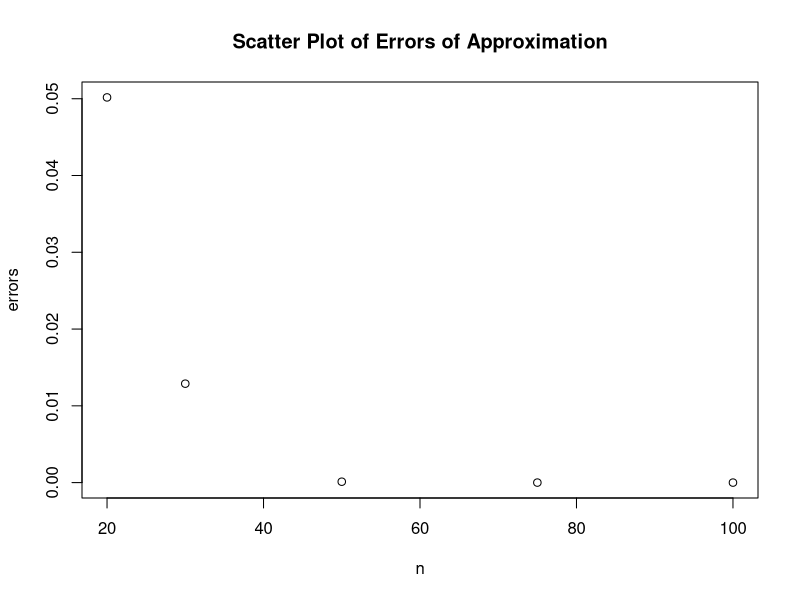
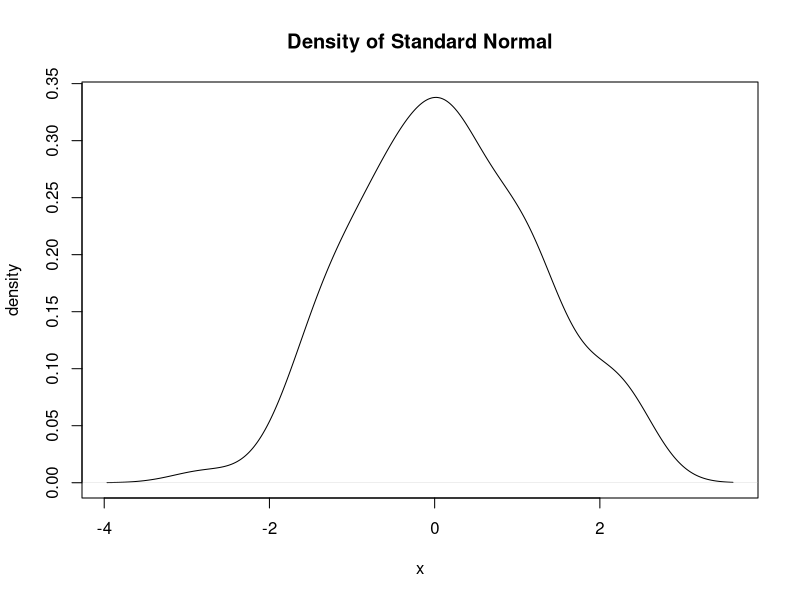
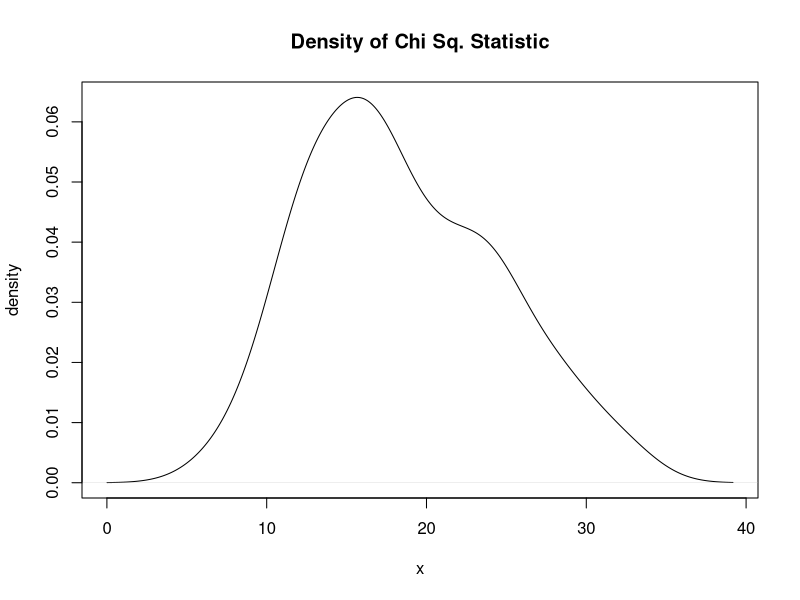
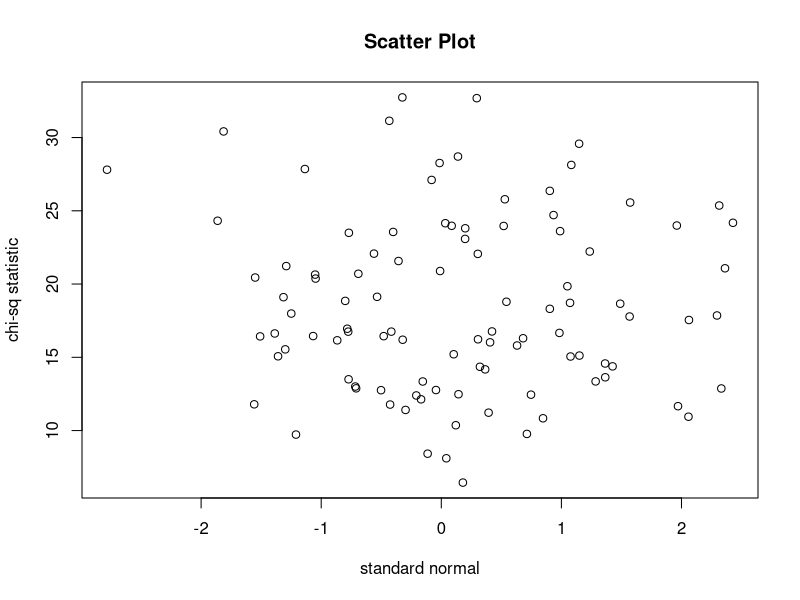
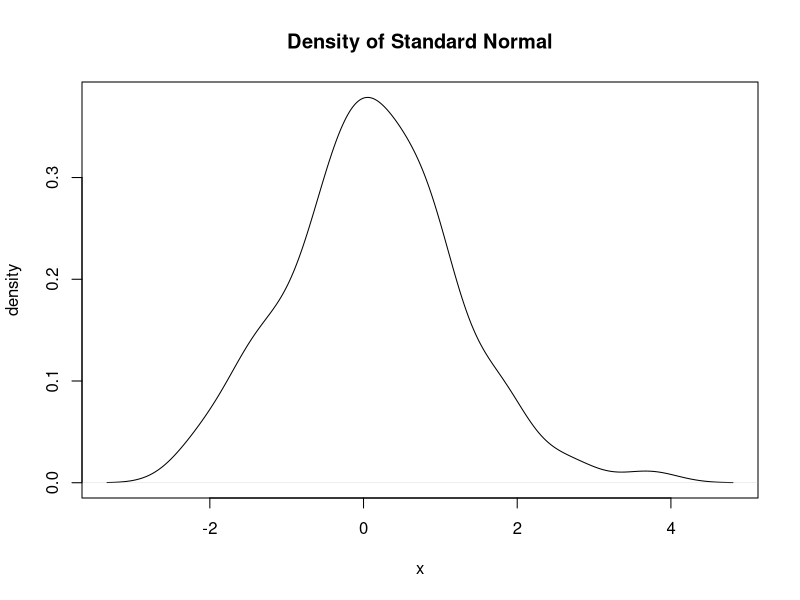
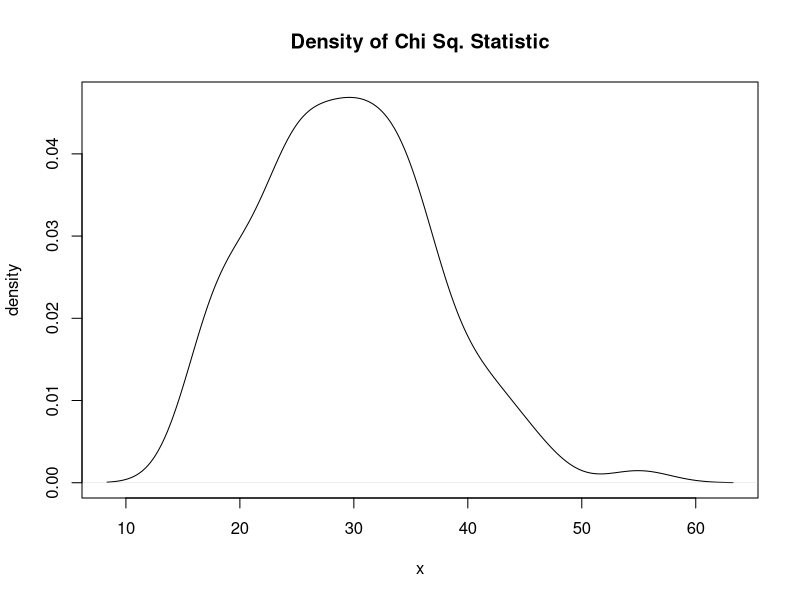
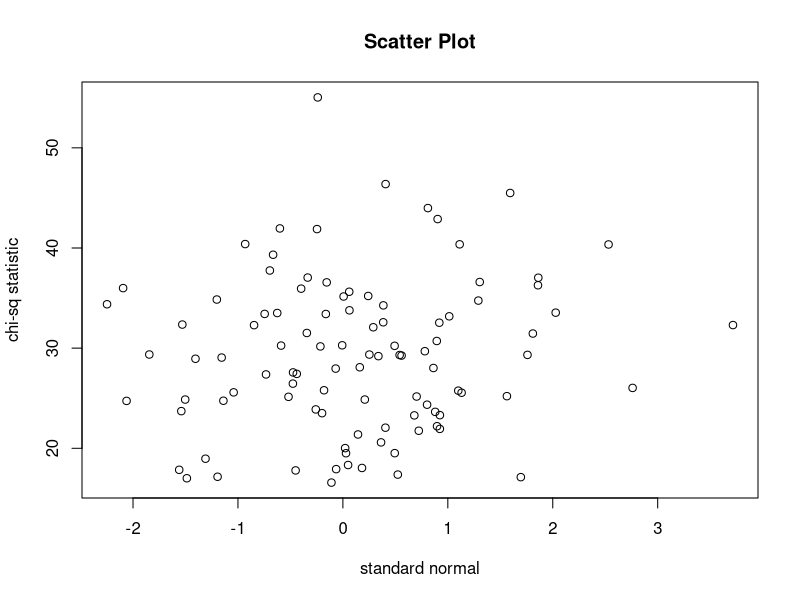
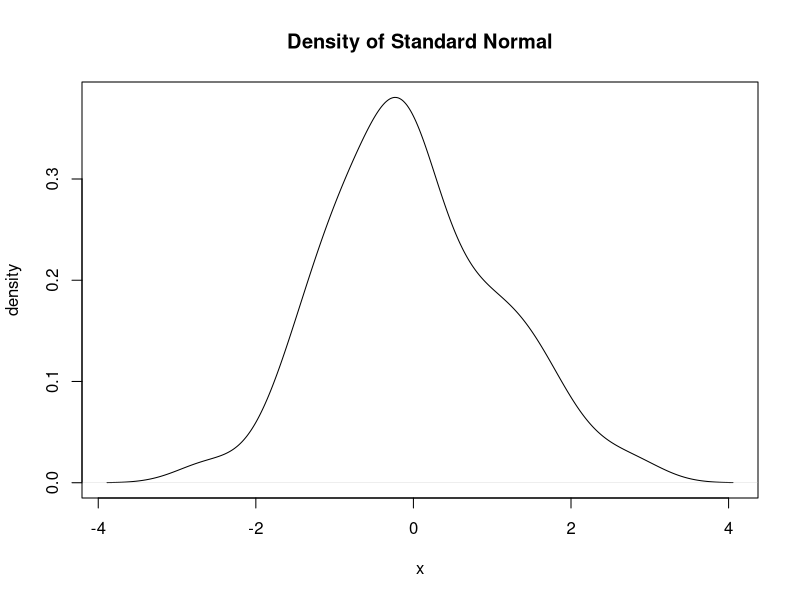

Reproduce these figures in R, in order.
## ---- chunk 1
## P(N <= 8.25)
pbinom(q = 8.25, size = 20, prob = 0.4, lower.tail = TRUE)
## ---- chunk 2
## P(N <= 8.25)
pbinom(q = 8.25, size= 30, prob = 0.4, lower.tail = TRUE )
## ---- chunk 3
## P(N <= 8.25)
pbinom(q = 8.25, size = 50, prob = 0.4, lower.tail = TRUE)
## ---- chunk 4
## P(N <= 8.25)
pbinom(q = 8.25, size = 75, prob = 0.4, lower.tail = TRUE)
## ---- chunk 5
## P(N <= 8.25)
pbinom(q = 8.25, size = 100, prob = 0.4, lower.tail = TRUE)
## ---- chunk 6
##P(N <= 8.25)
pnorm(0.114108866147, mean = 0, sd = 1, lower.tail = TRUE)
## ---- chunk 7
##P(N <= 8.25)
pnorm(-1.39754248594, mean = 0, sd = 1, lower.tail = TRUE)
## ---- chunk 8
##P(N <= 8.25)
pnorm(-3.39193283149, mean = 0, sd = 1, lower.tail = TRUE)
## ---- chunk 9
##P(N <= 8.25)
pnorm(-5.1265241636, mean = 0, sd = 1, lower.tail = TRUE)
## ---- chunk 10
##P(N <= 8.25)
pnorm(-6.48094161111, mean = 0, sd = 1, lower.tail = TRUE)
## ---- chunk 11

plot(x = c(20,30,50,75,100), y = c(0.050174, 0.012886, 0.000116, 1.293090*10^-7, 4.503285*10^-11), xlab = "n", ylab = "errors", main = "Scatter Plot of Errors of Approximation")

## ---- chunk 12

zs <- c()
for (i in 1:100){
  smpl <- rnorm(n = 20, mean = 2, sd = 3)
  z <- (mean(smpl)-2)/(3/sqrt(20))
  zs <- c(zs,z)}

plot(density(zs), xlab = "x", ylab = "density", main = "Density of Standard Normal")
## ---- chunk 13
chi <- c()
for (i in 1:100){
  smple <- rnorm(n = 20, mean = 2, sd = 3)
  chitst <- ((20 - 1) * var(smple))/(3**2)
  chi <- c(chi, chitst)}

plot(density(chi), xlab = "x", ylab = "density", main = "Density of Chi Sq. Statistic")

## ---- chunk 14

plot(x = zs, y = chi, xlab = "standard normal", ylab = "chi-sq statistic", main = "Scatter Plot")
## ---- chunk 15

z30 <- c()
for (i in 1:100){
  smpl30 <- rnorm(n = 30, mean = 2, sd = 3)
  
  zs30 <- (mean(smpl30)-2)/(3/sqrt(30))
  
  z30 <- c(z30,zs30)}

plot(density(z30), xlab = "x", ylab = "density", main = "Density of Standard Normal")

## ---- chunk 16

chi30 <- c()
for (i in 1:100){
  smpl30 <- rnorm(n = 30, mean = 2, sd = 3)
  chitst30 <- ((30 - 1) * var(smpl30))/(3**2)
  chi30 <- c(chi30, chitst30)}
  
plot(density(chi30), xlab = "x", ylab = "density", main = "Density of Chi Sq. Statistic")

## ---- chunk 17

plot(x = z30, y = chi30, xlab = "standard normal", ylab = "chi-sq statistic", main = "Scatter Plot")

## ---- chunk 18


z50 <- c()
for (i in 1:100){
  smpl50 <- rnorm(n = 50, mean = 2, sd = 3)
  
  zs50 <- (mean(smpl50)-2)/(3/sqrt(50))
  
  z50 <- c(z50,zs50)}

plot(density(z50), xlab = "x", ylab = "density", main = "Density of Standard Normal")

## ---- chunk 19

chi50 <- c()
for (i in 1:100){
  smpl50 <- rnorm(n = 50, mean = 2, sd = 3)
  
  chitst50 <- ((50 - 1) * var(smpl50))/(3**2)
  
  chi50 <- c(chi50, chitst50)}

plot(density(chi50), xlab = "x", ylab = "density", main = "Density of Chi Sq. Statistic")

## ---- chunk 20

plot(x = z50, y = chi50, xlab = "standard normal", ylab = "chi-sq statistic", main = "Scatter Plot")


## ---- chunk 21


z75 <- c()
for (i in 1:100){
  smpl75 <- rnorm(n = 75, mean = 2, sd = 3)
  
  zs75 <- (mean(smpl75)-2)/(3/sqrt(75))
  
  z75 <- c(z75,zs75)}

plot(density(z75), xlab = "x", ylab = "density", main = "Density of Standard Normal")

## ---- chunk 22

chi75 <- c()
for (i in 1:100){
  smpl75 <- rnorm(n = 75, mean = 2, sd = 3)
  
  chitst75 <- ((75 - 1) * var(smpl75))/(3**2)
  
  chi75 <- c(chi75, chitst75)}

plot(density(chi75), xlab = "x", ylab = "density", main = "Density of Chi Sq. Statistic")


## ---- chunk 23

plot(x = z75, y = chi75, xlab = "standard normal", ylab = "chi-sq statistic", main = "Scatter Plot")
